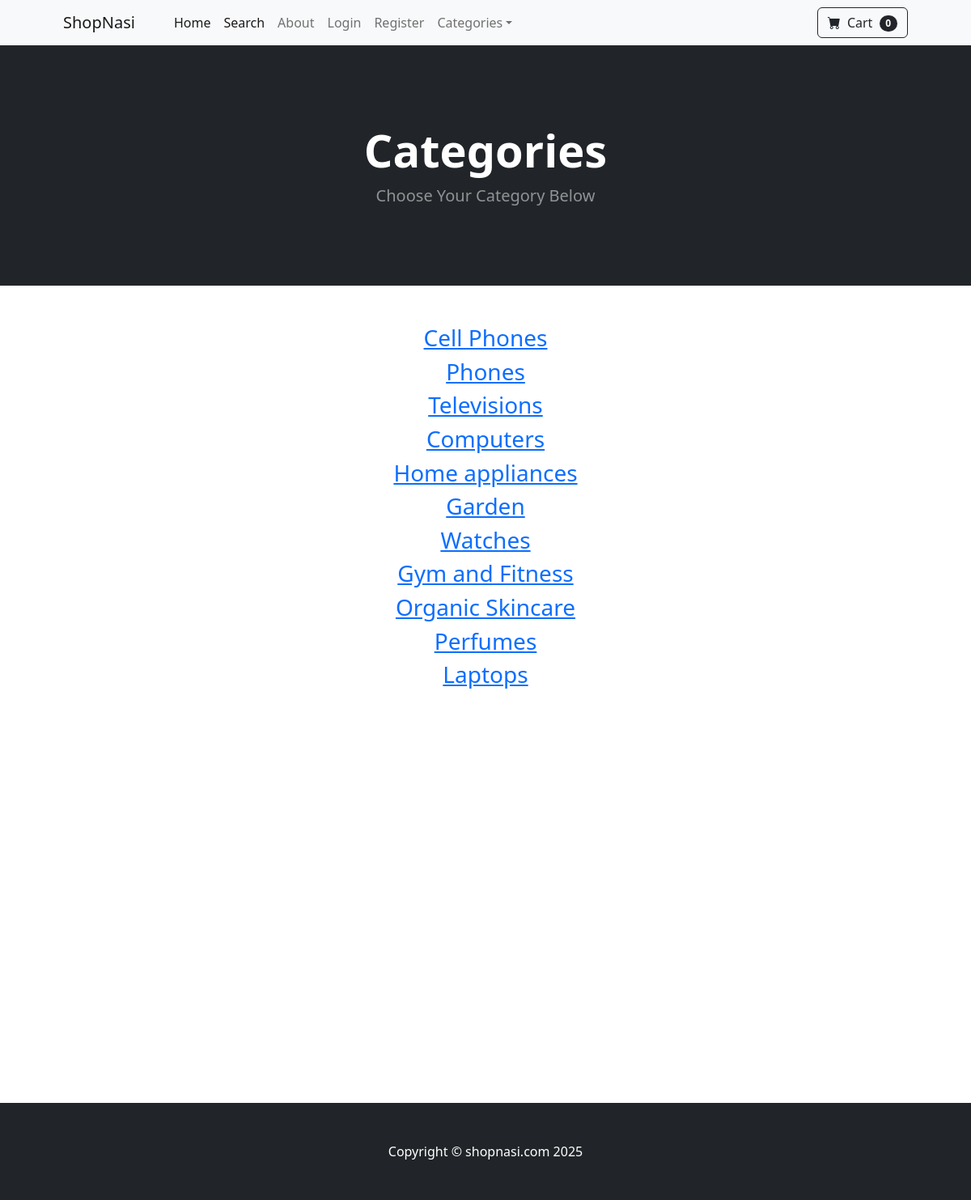
The app's page /category_summary/ with its own data.
### mycar/models.py (models this page shows)
class Category(models.Model):
	name = models.CharField(max_length=50)
	def __str__(self):
		return self.name
	class Meta:
		verbose_name_plural = 'categories'

### mycar/views.py (the view)
# urls.py: path('category_summary/', views.category_summary, name='category_summary'),
def category_summary(request):
	categories = Category.objects.all()
	return render(request, 'category_summary.html', {"categories":categories})

### cart/cart.py (called while the page is built)
    def __len__(self):
        return len(self.cart)

### cart/context_processors.py (called while the page is built)
def cart(request):
    return {'cart': Cart(request)}

### mycar/templates/category_summary.html
{% extends 'base.html' %}
{% block content %}
<header class="bg-dark py-5">
            <div class="container px-4 px-lg-5 my-5">
                <div class="text-center text-white">
                    <h1 class="display-4 fw-bolder">Categories</h1>
                    <p class="lead fw-normal text-white-50 mb-0">Choose Your Category Below</p>
                </div>
            </div>
        </header>
        <div class="container">
            <div class="row">
                <center>
                    <div class="col-8">
                        <br><br>
                        {% for category in categories %}
                        <h3><a href="{% url 'category' category %}">{{ category }}</a></h3>
                        {% endfor %}
                        <br><br><br><br><br><br><br><br><br><br>
                    </div>
                </center>
            </div>
        </div>
        <br><br><br><br><br><br>
        <br><br><br><br><br>
{% endblock %}

### records on screen
Category: name "Cell Phones"
Category: name "Phones"
Category: name "Televisions"
Category: name "Computers"
Category: name "Home appliances"
Category: name "Garden"
Category: name "Watches"
Category: name "Gym and Fitness"
Category: name "Organic Skincare"
Category: name "Perfumes"
Category: name "Laptops"

### other values on screen
{{ cart|length }} "0"
